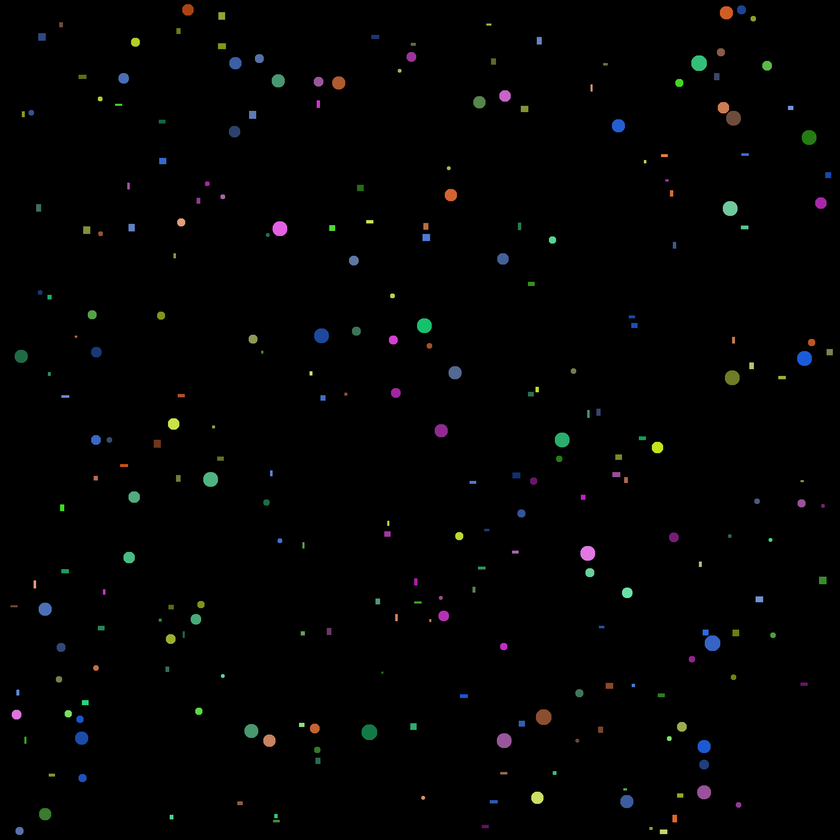
#> input picture task6_figuresCircleRect/balls_and_rects.png, 840 x 840 px, shrunk from 2000 x 2000 before the run
$ python main.py
#> lines starting #> are read from the running program, lines starting #| are printed output that depends on the picture; after the words box and inside, x2 and y2 are one past the last pixel; in counts of white or black regions, pixels touching at a corner belong together
import numpy as np
import matplotlib.pyplot as plt
from skimage.measure import label, regionprops
from skimage import color

im = plt.imread('balls_and_rects.png')
#> im is the input picture: shape (840, 840, 3) float32; mean R, G, B 0.00815, 0.00929, 0.00893
hsv = color.rgb2hsv(im)[:, :, 0]
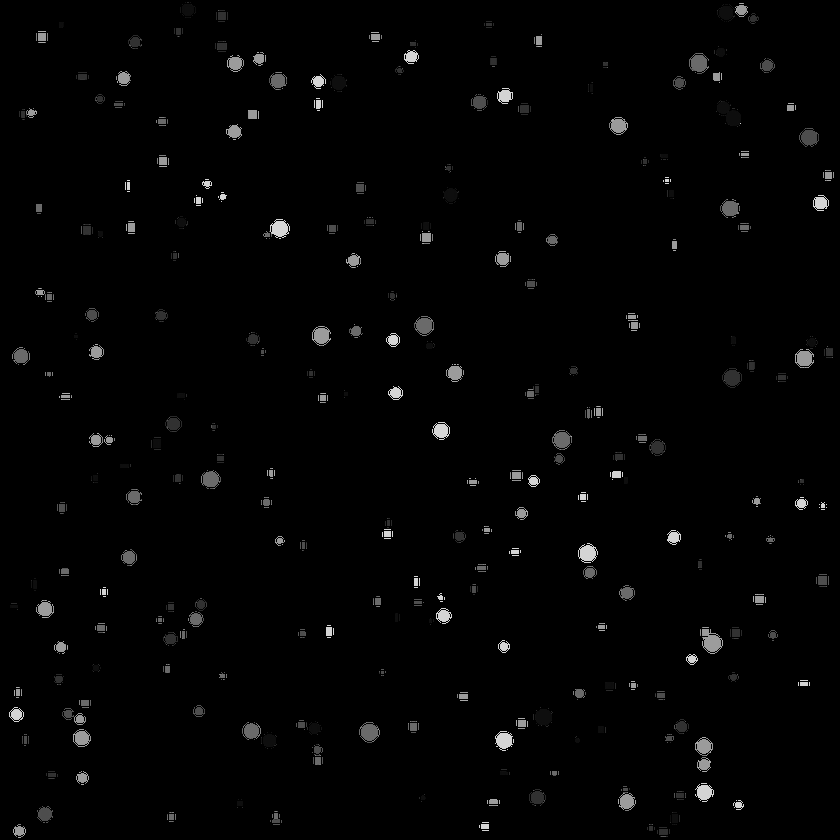
#> hsv: shape (840, 840) float32; min 0, max 0.833, mean 0.0147
count = np.mean(im, 2)
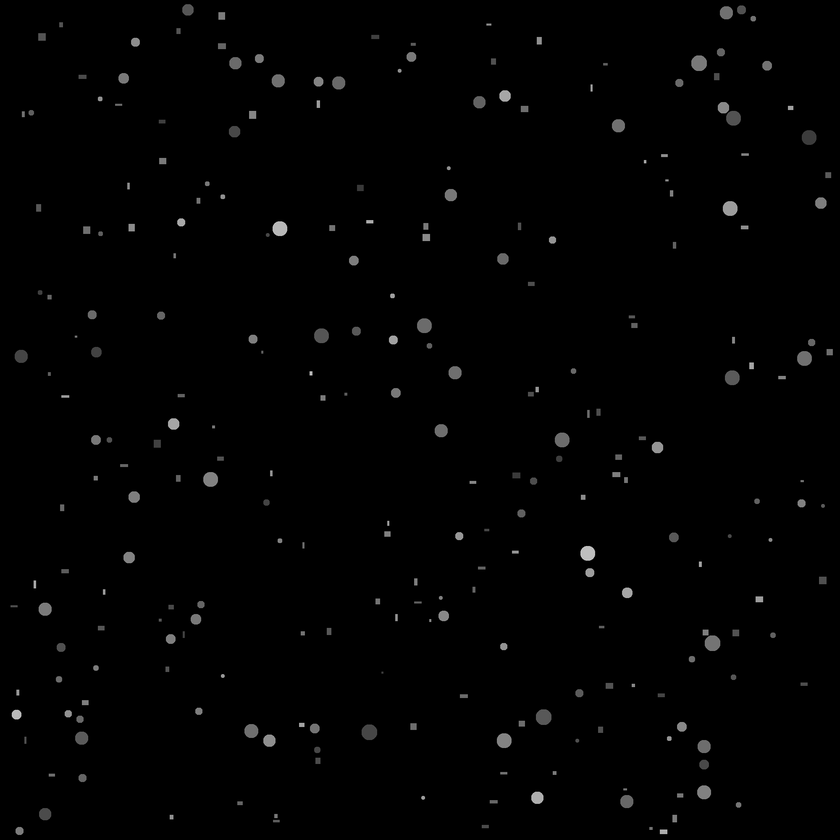
#> count: shape (840, 840) float32; min 0, max 0.825, mean 0.00879

count[count > 0] = 1
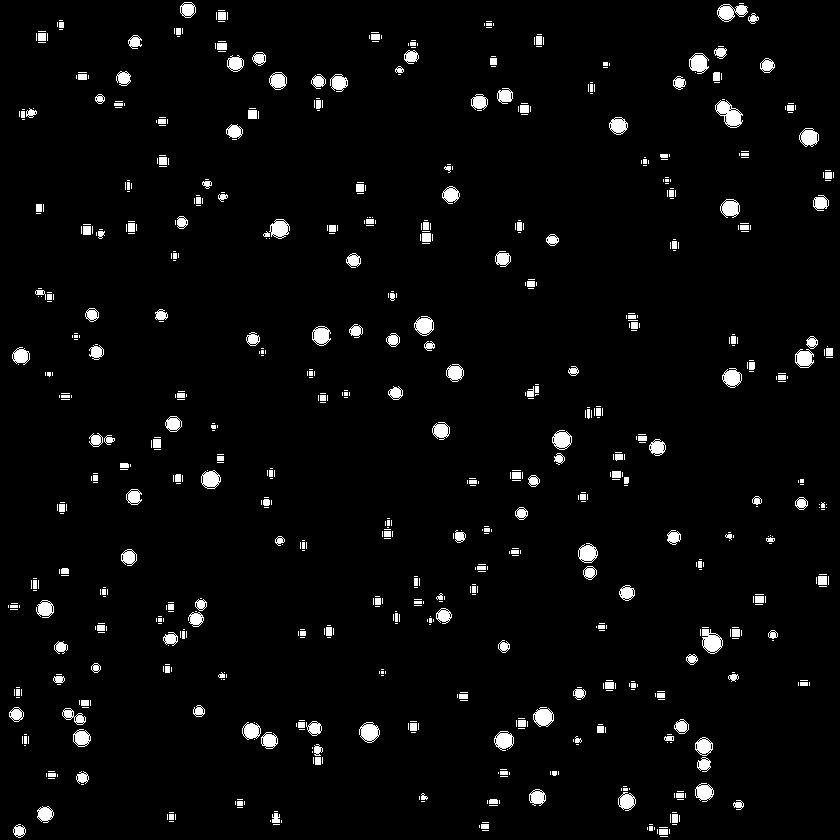
#> count: shape (840, 840) float32; values 0 (black) and 1 (white), 3.5% white; 789 white regions (550 under 20 px)
lb = label(count)
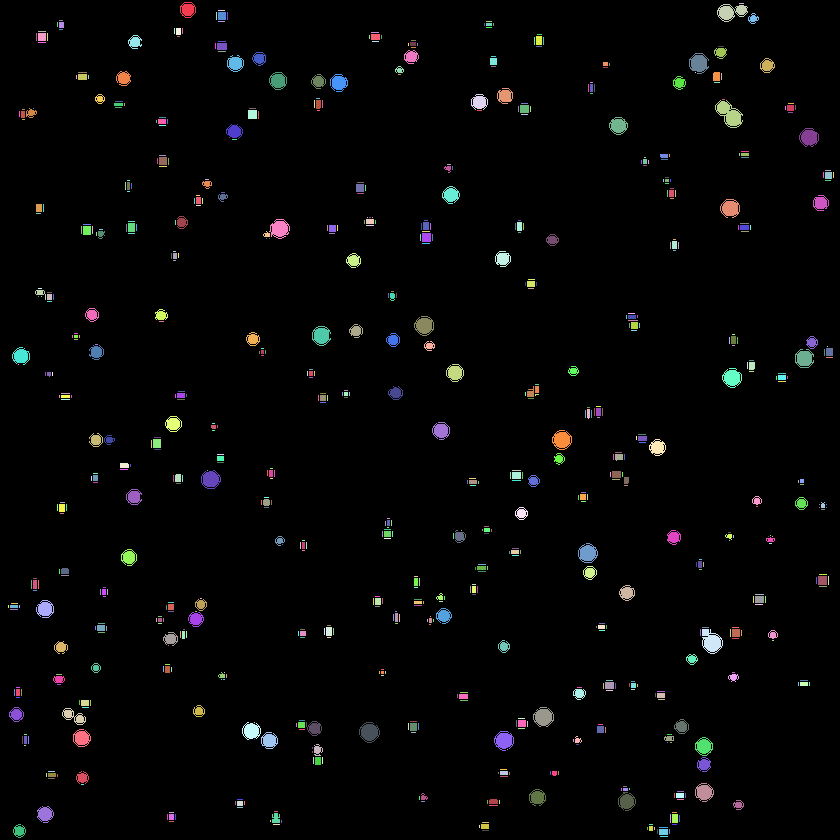
#> lb: shape (840, 840) int64; 790 distinct labels, from 0 to 789; one colour per label, 0 black

regions = regionprops(lb)
#> regions = 789 regions; largest, box (x1, y1, x2, y2) and area: (715, 100, 743, 128) 411, (702, 629, 723, 654) 340, (717, 4, 748, 22) 321, (359, 722, 380, 743) 285, (533, 707, 554, 727) 283
colors = []

dic = dict()
for region in regions:
    cy, cx = region.centroid
    color = hsv[int(cy), int(cx)]
    colors.append(color)
#> this loop made 789 passes
#> (cy, cx, color) on passes 1 to 3: (9.26, 187.4, 0.0552), (3, 741, 0.667), (11.54, 730.8, 0.0549)
#> after the loop, colors = 789 values, max 0.833 at index 48, min 0 at index 8, mean 0.371

colors = sorted(colors)
#> colors = 789 values from 0 to 0.833
diff = np.diff(colors)
#> diff = 788 values, max 0.167 at index 698, min 0 at index 0, mean 0.00106
delta = np.std(diff) * 2
#> delta = 0.0173
result = [[colors[0]]]
#> result = [[0]]

for i in range(1, len(colors)):
    dc = colors[i] - colors[i - 1]
    if dc > delta:
        result.append([])
    result[-1].append(colors[i])
#> this loop made 788 passes
#> after the loop, result = 17 items

regColors = []
circl = dict()
rect = dict()


def minColor(colr):
    for i in result:
        if colr in i:
            return len(i)


for region in regions:
    cy, cx = region.centroid
    color = hsv[int(cy), int(cx)]
    color_reg = minColor(color)
    if np.all(region.image):
        if color_reg in rect:
            rect[color_reg] += 1
        else:
            rect[color_reg] = 1
    else:
        if color_reg in circl:
            circl[color_reg] += 1
        else:
            circl[color_reg] = 1
#> this loop made 789 passes
#> (cy, cx, color, color_reg) on passes 1 to 3: (9.26, 187.4, 0.0552, 41), (3, 741, 0.667, 50), (11.54, 730.8, 0.0549, 41)
#> after the loop, circl = {41: 19, 51: 23, 90: 24, 62: 29, 74: 28, 33: 11, 111: 1, 80: 1}; rect = 17 items

print("Кол-во", len(colors))
#| Кол-во 789
print("Оттенок: кол-во")
print("Прямоугольники", rect)
#| Прямоугольники {50: 50, 111: 110, 51: 28, 81: 81, 41: 22, 44: 44, 62: 33, 80: 79, 74: 46, 15: 15, 90: 66, 33: 22, 19: 19, 29: 29, 2: 2, 4: 4, 3: 3}
print("Круги", circl)
#| Круги {41: 19, 51: 23, 90: 24, 62: 29, 74: 28, 33: 11, 111: 1, 80: 1}
